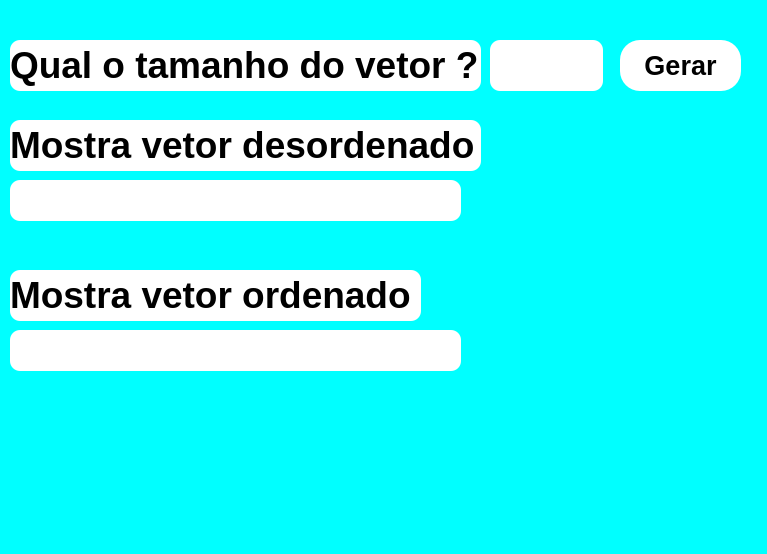
<?xml version="1.0" encoding="UTF-8"?>
<ui version="4.0">
 <class>MainWindow</class>
 <widget class="QMainWindow" name="MainWindow">
  <property name="geometry">
   <rect>
    <x>0</x>
    <y>0</y>
    <width>767</width>
    <height>554</height>
   </rect>
  </property>
  <property name="windowTitle">
   <string>MainWindow</string>
  </property>
  <property name="styleSheet">
   <string notr="true">  
background-color:rgb(0, 255, 255)
</string>
  </property>
  <widget class="QWidget" name="centralwidget">
   <widget class="QLineEdit" name="lineEditDesordenado">
    <property name="geometry">
     <rect>
      <x>10</x>
      <y>180</y>
      <width>451</width>
      <height>41</height>
     </rect>
    </property>
    <property name="font">
     <font>
      <pointsize>18</pointsize>
      <bold>true</bold>
     </font>
    </property>
    <property name="styleSheet">
     <string notr="true">background-color:rgb(255, 255, 255);
border-radius:10px;</string>
    </property>
   </widget>
   <widget class="QLabel" name="label">
    <property name="geometry">
     <rect>
      <x>10</x>
      <y>40</y>
      <width>471</width>
      <height>51</height>
     </rect>
    </property>
    <property name="styleSheet">
     <string notr="true">background-color:rgb(255, 255, 255);
border-radius:10px;</string>
    </property>
    <property name="text">
     <string>&lt;html&gt;&lt;head/&gt;&lt;body&gt;&lt;p&gt;&lt;span style=&quot; font-size:28pt; font-weight:700;&quot;&gt;Qual o tamanho do vetor ? :&lt;/span&gt;&lt;/p&gt;&lt;/body&gt;&lt;/html&gt;</string>
    </property>
   </widget>
   <widget class="QLineEdit" name="lineEditTamanhoVetor">
    <property name="geometry">
     <rect>
      <x>490</x>
      <y>40</y>
      <width>113</width>
      <height>51</height>
     </rect>
    </property>
    <property name="font">
     <font>
      <pointsize>18</pointsize>
      <bold>true</bold>
     </font>
    </property>
    <property name="styleSheet">
     <string notr="true">background-color:rgb(255, 255, 255);
border-radius:10px;</string>
    </property>
   </widget>
   <widget class="QLabel" name="label_2">
    <property name="geometry">
     <rect>
      <x>10</x>
      <y>120</y>
      <width>471</width>
      <height>51</height>
     </rect>
    </property>
    <property name="styleSheet">
     <string notr="true">background-color:rgb(255, 255, 255);
border-radius:10px;
</string>
    </property>
    <property name="text">
     <string>&lt;html&gt;&lt;head/&gt;&lt;body&gt;&lt;p&gt;&lt;span style=&quot; font-size:28pt; font-weight:700;&quot;&gt;Mostra vetor desordenado&lt;/span&gt;&lt;/p&gt;&lt;/body&gt;&lt;/html&gt;</string>
    </property>
   </widget>
   <widget class="QLabel" name="label_3">
    <property name="geometry">
     <rect>
      <x>10</x>
      <y>270</y>
      <width>411</width>
      <height>51</height>
     </rect>
    </property>
    <property name="styleSheet">
     <string notr="true">background-color:rgb(255, 255, 255);
border-radius:10px;</string>
    </property>
    <property name="text">
     <string>&lt;html&gt;&lt;head/&gt;&lt;body&gt;&lt;p&gt;&lt;span style=&quot; font-size:28pt; font-weight:700;&quot;&gt;Mostra vetor ordenado&lt;/span&gt;&lt;/p&gt;&lt;/body&gt;&lt;/html&gt;</string>
    </property>
   </widget>
   <widget class="QLineEdit" name="lineEditOrdenado">
    <property name="geometry">
     <rect>
      <x>10</x>
      <y>330</y>
      <width>451</width>
      <height>41</height>
     </rect>
    </property>
    <property name="font">
     <font>
      <pointsize>18</pointsize>
      <bold>true</bold>
     </font>
    </property>
    <property name="styleSheet">
     <string notr="true">background-color:rgb(255, 255, 255);
border-radius:10px;</string>
    </property>
   </widget>
   <widget class="QPushButton" name="pushButtonGerar">
    <property name="geometry">
     <rect>
      <x>620</x>
      <y>40</y>
      <width>121</width>
      <height>51</height>
     </rect>
    </property>
    <property name="font">
     <font>
      <pointsize>20</pointsize>
      <bold>true</bold>
     </font>
    </property>
    <property name="styleSheet">
     <string notr="true">background-color:rgb(255, 255, 255);
border-radius:20px;</string>
    </property>
    <property name="text">
     <string>Gerar</string>
    </property>
   </widget>
  </widget>
  <widget class="QMenuBar" name="menubar">
   <property name="geometry">
    <rect>
     <x>0</x>
     <y>0</y>
     <width>767</width>
     <height>21</height>
    </rect>
   </property>
  </widget>
  <widget class="QStatusBar" name="statusbar"/>
 </widget>
 <resources/>
 <connections/>
</ui>
